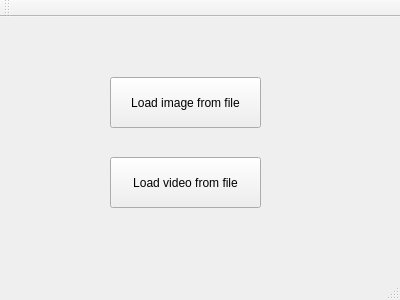
<?xml version="1.0" encoding="UTF-8"?>
<ui version="4.0">
 <class>MainWindow</class>
 <widget class="QMainWindow" name="MainWindow">
  <property name="geometry">
   <rect>
    <x>0</x>
    <y>0</y>
    <width>400</width>
    <height>300</height>
   </rect>
  </property>
  <property name="windowTitle">
   <string>Rowerator</string>
  </property>
  <widget class="QWidget" name="centralWidget">
   <widget class="QPushButton" name="pushButton">
    <property name="geometry">
     <rect>
      <x>110</x>
      <y>60</y>
      <width>151</width>
      <height>51</height>
     </rect>
    </property>
    <property name="text">
     <string>Load image from file</string>
    </property>
   </widget>
   <widget class="QPushButton" name="pushButton_2">
    <property name="geometry">
     <rect>
      <x>110</x>
      <y>140</y>
      <width>151</width>
      <height>51</height>
     </rect>
    </property>
    <property name="text">
     <string>Load video from file</string>
    </property>
   </widget>
  </widget>
  <widget class="QMenuBar" name="menuBar">
   <property name="geometry">
    <rect>
     <x>0</x>
     <y>0</y>
     <width>400</width>
     <height>21</height>
    </rect>
   </property>
  </widget>
  <widget class="QToolBar" name="mainToolBar">
   <attribute name="toolBarArea">
    <enum>TopToolBarArea</enum>
   </attribute>
   <attribute name="toolBarBreak">
    <bool>false</bool>
   </attribute>
  </widget>
  <widget class="QStatusBar" name="statusBar"/>
  <action name="actionOpen">
   <property name="icon">
    <iconset resource="resources.qrc">
     <normaloff>:/images/icons/file up.png</normaloff>:/images/icons/file up.png</iconset>
   </property>
   <property name="text">
    <string>Open</string>
   </property>
   <property name="toolTip">
    <string>Open a file</string>
   </property>
  </action>
 </widget>
 <layoutdefault spacing="6" margin="11"/>
 <resources>
  <include location="resources.qrc"/>
 </resources>
 <connections/>
</ui>
